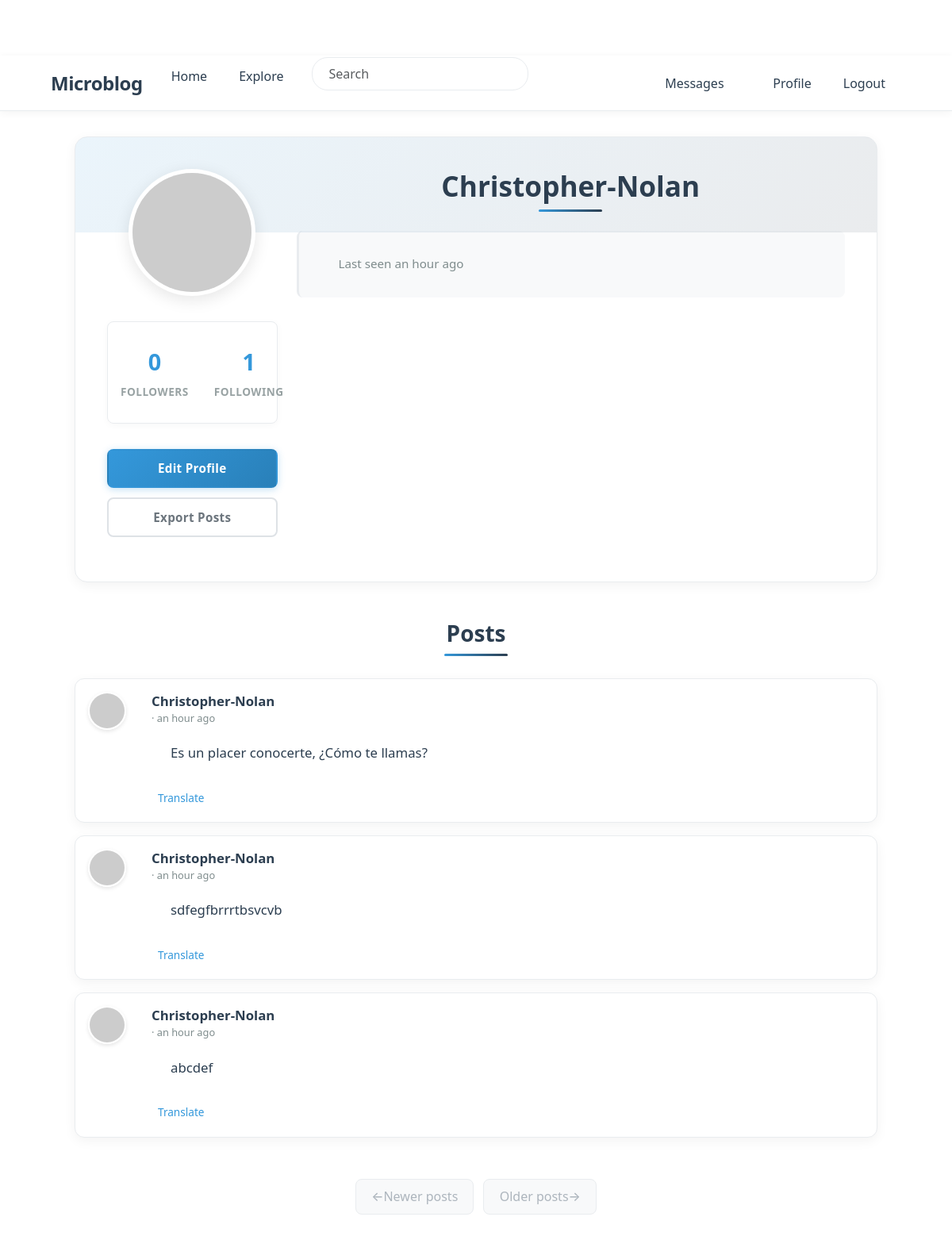
Before: /user/Christopher-Nolan (signed in) with the older database file.
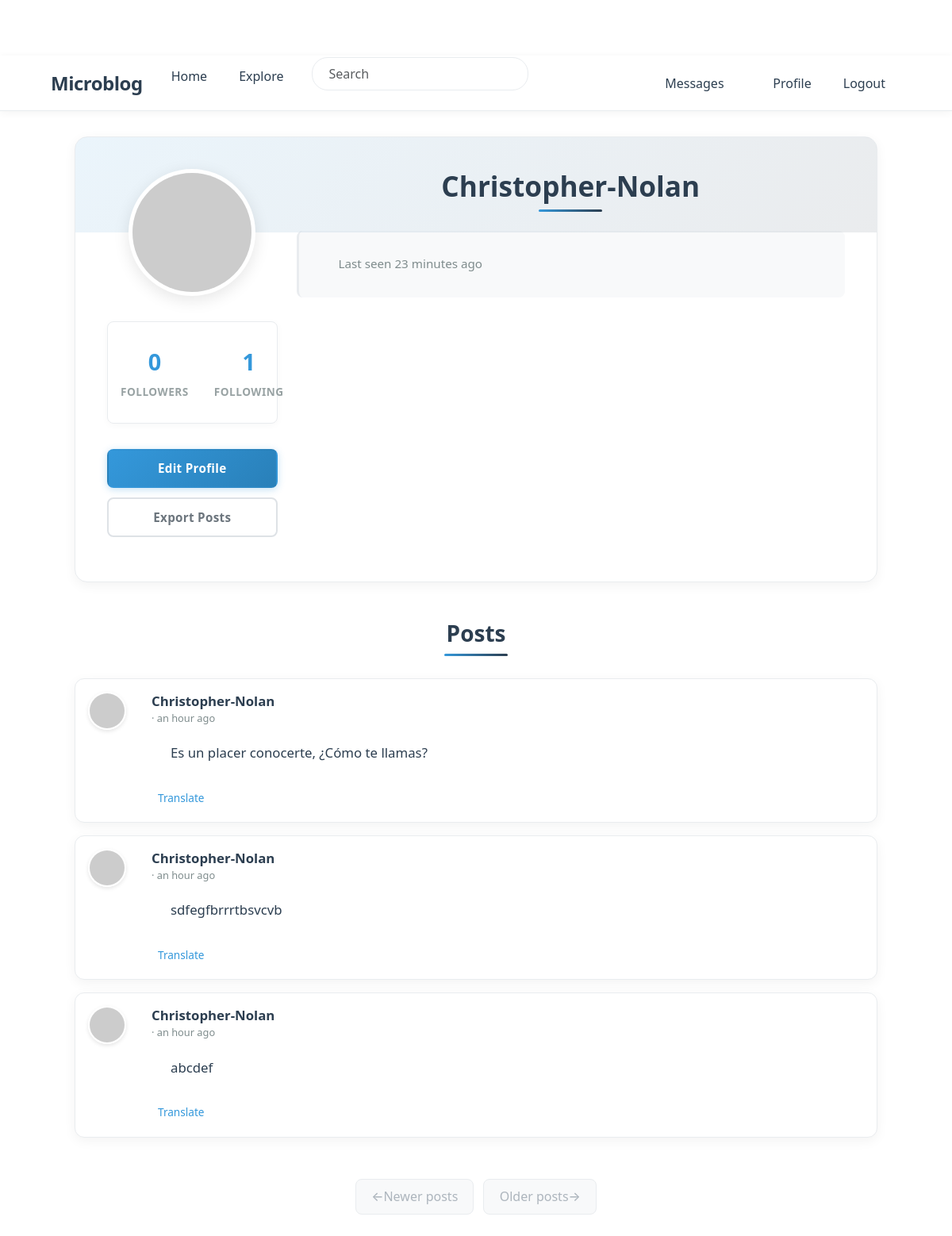
After: the same page with the newer database file.
### app/models.py (models this page shows, shortened)
class PaginatedAPIMixin(object):
    @staticmethod
    def to_collection_dict(query, page, per_page, endpoint, **kwargs):
        resources = db.paginate(query, page=page, per_page=per_page,
                                error_out=False)
        data = {
            'items': [item.to_dict() for item in resources.items],
            '_meta': {
                'page': page,
                'per_page': per_page,
                'total_pages': resources.pages,
                'total_items': resources.total
            },
            '_links': {
                'self': url_for(endpoint, page=page, per_page=per_page,
                                **kwargs),
                'next': url_for(endpoint, page=page + 1, per_page=per_page,
                                **kwargs) if resources.has_next else None,
                'prev': url_for(endpoint, page=page - 1, per_page=per_page,
                                **kwargs) if resources.has_prev else None
            }
        }
        return data

class User(PaginatedAPIMixin, UserMixin, db.Model):
    id: so.Mapped[int] = so.mapped_column(primary_key=True)
    username: so.Mapped[str] = so.mapped_column(sa.String(64), index=True,
                                                unique=True)
    email: so.Mapped[str] = so.mapped_column(sa.String(120), index=True,
                                             unique=True)
    password_hash: so.Mapped[Optional[str]] = so.mapped_column(sa.String(256))
    about_me: so.Mapped[Optional[str]] = so.mapped_column(sa.String(140))
    last_seen: so.Mapped[Optional[datetime]] = so.mapped_column(
        default=lambda: datetime.now(timezone.utc))
    last_message_read_time: so.Mapped[Optional[datetime]]
    token: so.Mapped[Optional[str]] = so.mapped_column(
        sa.String(32), index=True, unique=True)
    token_expiration: so.Mapped[Optional[datetime]]
    posts: so.WriteOnlyMapped['Post'] = so.relationship(
        back_populates='author')
    following: so.WriteOnlyMapped['User'] = so.relationship(
        secondary=followers, primaryjoin=(followers.c.follower_id == id),
        secondaryjoin=(followers.c.followed_id == id),
        back_populates='followers')
    followers: so.WriteOnlyMapped['User'] = so.relationship(
        secondary=followers, primaryjoin=(followers.c.followed_id == id),
        secondaryjoin=(followers.c.follower_id == id),
        back_populates='following')
    messages_sent: so.WriteOnlyMapped['Message'] = so.relationship(
        foreign_keys='Message.sender_id', back_populates='author')
    messages_received: so.WriteOnlyMapped['Message'] = so.relationship(
        foreign_keys='Message.recipient_id', back_populates='recipient')
    notifications: so.WriteOnlyMapped['Notification'] = so.relationship(
        back_populates='user')
    tasks: so.WriteOnlyMapped['Task'] = so.relationship(back_populates='user')
    def avatar(self, size):
        digest = md5(self.email.lower().encode('utf-8')).hexdigest()
        return f'https://www.gravatar.com/avatar/{digest}?d=identicon&s={size}'
    def followers_count(self):
        query = sa.select(sa.func.count()).select_from(
            self.followers.select().subquery())
        return db.session.scalar(query)
    def following_count(self):
        query = sa.select(sa.func.count()).select_from(
            self.following.select().subquery())
        return db.session.scalar(query)
    def unread_message_count(self):
        last_read_time = self.last_message_read_time or datetime(1900, 1, 1)
        query = sa.select(Message).where(Message.recipient == self,
                                         Message.timestamp > last_read_time)
        return db.session.scalar(sa.select(sa.func.count()).select_from(
            query.subquery()))
    def get_tasks_in_progress(self):
        query = self.tasks.select().where(Task.complete == False)
        return db.session.scalars(query)
    def get_task_in_progress(self, name):
        query = self.tasks.select().where(Task.name == name,
                                          Task.complete == False)
        return db.session.scalar(query)

class SearchableMixin:
    @classmethod
    def before_commit(cls, session):
        session._changes = {
            'add': list(session.new),
            'update': list(session.dirty),
            'delete': list(session.deleted)
        }
    @classmethod
    def after_commit(cls, session):
        for obj in session._changes['add']:
            if isinstance(obj, SearchableMixin):
                add_to_index(obj.__tablename__, obj)
        for obj in session._changes['update']:
            if isinstance(obj, SearchableMixin):
                add_to_index(obj.__tablename__, obj)
        for obj in session._changes['delete']:
            if isinstance(obj, SearchableMixin):
                remove_from_index(obj.__tablename__, obj)
        session._changes = None

class Post(SearchableMixin, db.Model):
    __searchable__ = ['body']
    id: so.Mapped[int] = so.mapped_column(primary_key=True)
    body: so.Mapped[str] = so.mapped_column(sa.String(140))
    timestamp: so.Mapped[datetime] = so.mapped_column(
        index=True, default=lambda: datetime.now(timezone.utc))
    user_id: so.Mapped[int] = so.mapped_column(sa.ForeignKey(User.id),
                                               index=True)
    language: so.Mapped[Optional[str]] = so.mapped_column(sa.String(5))
    author: so.Mapped[User] = so.relationship(back_populates='posts')

### app/main/routes.py (the view)
@bp.route('/user/<username>')
@login_required
def user(username):
    user = db.first_or_404(sa.select(User).where(User.username == username))
    page = request.args.get('page', 1, type=int)
    query = user.posts.select().order_by(Post.timestamp.desc())
    posts = db.paginate(query, page=page,
                        per_page=current_app.config['POSTS_PER_PAGE'],
                        error_out=False)
    next_url = url_for('main.user', username=user.username,
                       page=posts.next_num) if posts.has_next else None
    prev_url = url_for('main.user', username=user.username,
                       page=posts.prev_num) if posts.has_prev else None
    form = EmptyForm()
    return render_template('user.html', user=user, posts=posts.items,
                           next_url=next_url, prev_url=prev_url, form=form)

### app/main/forms.py
class SearchForm(FlaskForm):
    q = StringField(_l('Search'), validators=[DataRequired()])
    def __init__(self, *args, **kwargs):
        if 'formdata' not in kwargs:
            kwargs['formdata'] = request.args
        if 'meta' not in kwargs:
            kwargs['meta'] = {'csrf': False}
        super(SearchForm, self).__init__(*args, **kwargs)

class EmptyForm(FlaskForm):
    submit = SubmitField('Submit')

### app/__init__.py (called while the page is built)
def get_locale():
    return request.accept_languages.best_match(current_app.config['LANGUAGES'])

### app/main/routes.py (called while the page is built)
@bp.before_app_request
def before_request():
    if current_user.is_authenticated:
        current_user.last_seen = datetime.now(timezone.utc)
        db.session.commit()
        g.search_form = SearchForm()
    g.locale = str(get_locale())

### app/models.py (called while the page is built)
@login.user_loader
def load_user(id):
    return db.session.get(User, int(id))

### app/templates/user.html (shortened to what this page needs)
{% extends "base.html" %}
{% block content %}
<div class="container">
    <div class="profile-container">
        <div class="row">
            <div class="col-md-3 text-center">
                <img src="{{ user.avatar(200) }}" class="profile-avatar" alt="{{ user.username }}'s avatar">
                <div class="profile-stats">
                    <div class="stat-item">
                        <span class="stat-value">{{ user.followers_count() }}</span>
                        <span class="stat-label">{{ _('Followers') }}</span>
                    </div>
                    <div class="stat-item">
                        <span class="stat-value">{{ user.following_count() }}</span>
                        <span class="stat-label">{{ _('Following') }}</span>
                    </div>
                </div>
                <div class="profile-actions">
                    {% if user == current_user %}
                        <a href="{{ url_for('main.edit_profile') }}" class="btn btn-edit">
                            {{ _('Edit Profile') }}
                        </a>
                        {% if not current_user.get_task_in_progress('export_posts') %}
                        <a href="{{ url_for('main.export_posts') }}" class="btn btn-outline-secondary">
                            {{ _('Export Posts') }}
                        </a>
                        {% endif %}
                    {% elif not current_user.is_following(user) %}
                        <form action="{{ url_for('main.follow', username=user.username) }}" method="post" class="d-inline">
                            {{ form.hidden_tag() }}
                            <button type="submit" class="btn btn-primary">{{ _('Follow') }}</button>
                        </form>
                    {% else %}
                        <form action="{{ url_for('main.unfollow', username=user.username) }}" method="post" class="d-inline">
                            {{ form.hidden_tag() }}
                            <button type="submit" class="btn btn-outline-secondary">{{ _('Following') }}</button>
                        </form>
                    {% endif %}
                </div>
            </div>
            <div class="col-md-9">
                <h1 class="profile-username">{{ user.username }}</h1>
                <div class="profile-meta">
                    {% if user.last_seen %}
                    <p> {{ _('Last seen') }} {{ moment(user.last_seen).fromNow() }}</p>
                    {% endif %}
                </div>
            </div>
        </div>
    </div>
    <h2 class="posts-header">{{ _('Posts') }}</h2>
    {% for post in posts %}
        {% include '_post.html' %}
    {% endfor %}
    <nav aria-label="Post navigation">
        <ul class="pagination">
            <li class="page-item{% if not prev_url %} disabled{% endif %}">
                <a class="page-link" href="{{ prev_url }}">
                    <span aria-hidden="true">&larr;</span> {{ _('Newer posts') }}
                </a>
            </li>
            <li class="page-item{% if not next_url %} disabled{% endif %}">
                <a class="page-link" href="{{ next_url }}">
                    {{ _('Older posts') }} <span aria-hidden="true">&rarr;</span>
                </a>
            </li>
        </ul>
    </nav>
{% endblock %}

### app/templates/base.html (shortened to what this page needs)
<!doctype html>
<html lang="en">
  <head>
    <link
        href="https://cdn.jsdelivr.net/npm/bootstrap@5.3.2/dist/css/bootstrap.min.css"
        rel="stylesheet"
>
    <link rel="stylesheet" href="{{ url_for('static', filename='css/styles.css') }}">
  </head>
  <body>
    <nav class="navbar navbar-expand-lg bg-body-tertiary">
      <div class="container">
        <a class="navbar-brand" href="{{ url_for('main.index') }}">Microblog</a>
        <div class="collapse navbar-collapse" id="navbarSupportedContent">
          <ul class="navbar-nav me-auto mb-2 mb-lg-0">
            <li class="nav-item">
              <a class="nav-link" aria-current="page" href="{{ url_for('main.index') }}">{{ _('Home') }}</a>
            </li>
            <li class="nav-item">
              <a class="nav-link" aria-current="page" href="{{ url_for('main.explore') }}">{{ _('Explore') }}</a>
            </li>
            {% if g.search_form %}
            <form class="navbar-form navbar-left" method="get" action="{{ url_for('main.search') }}">
                <div class="form-group">
                    {{ g.search_form.q(size=20, class='form-control', placeholder=g.search_form.q.label.text) }}
                </div>
            </form>
            {% endif %}
          </ul>
          <ul class="navbar-nav mb-2 mb-lg-0">
            {% if current_user.is_anonymous %}
            <li class="nav-item">
              <a class="nav-link" aria-current="page" href="{{ url_for('auth.login') }}">{{ _('Login') }}</a>
            </li>
            {% else %}
            <li class="nav-item">
              <a class="nav-link" aria-current="page" href="{{ url_for('main.messages') }}">{{ _('Messages') }}
                {% set unread_message_count = current_user.unread_message_count() %}
              </a>
            </li>
            <li class="nav-item">
              <a class="nav-link" aria-current="page" href="{{ url_for('main.user', username=current_user.username) }}">{{ _('Profile') }}</a>
            </li>
            <li class="nav-item">
              <a class="nav-link" aria-current="page" href="{{ url_for('auth.logout') }}">{{ _('Logout') }}</a>
            </li>
            {% endif %}
          </ul>
        </div>
      </div>
    </nav>
    <div class="container mt-3">
      {% block content %}{% endblock %}
    </div>
  </body>
</html>

### app/templates/_post.html (shortened to what this page needs)
<div class="card post-card mb-3">
    <div class="card-body">
        <div class="d-flex">
            <div class="flex-shrink-0 me-3">
                <a href="{{ url_for('main.user', username=post.author.username) }}">
                    <img src="{{ post.author.avatar(50) }}" class="post-avatar" alt="{{ post.author.username }}'s avatar">
                </a>
            </div>
            <div class="flex-grow-1">
                <div class="d-flex justify-content-between align-items-start">
                    <div>
                        <a class="user_popup post-username" href="{{ url_for('main.user', username=post.author.username) }}">
                            {{ post.author.username }}
                        </a>
                        <span class="post-time">· {{ moment(post.timestamp).fromNow() }}</span>
                    </div>
                </div>
                <div class="post-body" id="post{{ post.id }}">{{ post.body }}</div>
                {% if post.language and post.language != g.locale %}
                <div class="mt-2">
                    <a href="javascript:translate(
                        'post{{ post.id }}',
                        'translation{{ post.id }}',
                        '{{ post.language }}',
                        '{{ g.locale }}')"
                       class="translation-link">
                        {{ _('Translate') }}
                    </a>
                </div>
                {% endif %}
            </div>
        </div>
    </div>
</div>

Changed rows visible on the page:
changed User "Christopher-Nolan": last_seen "an hour ago" → "23 minutes ago"
